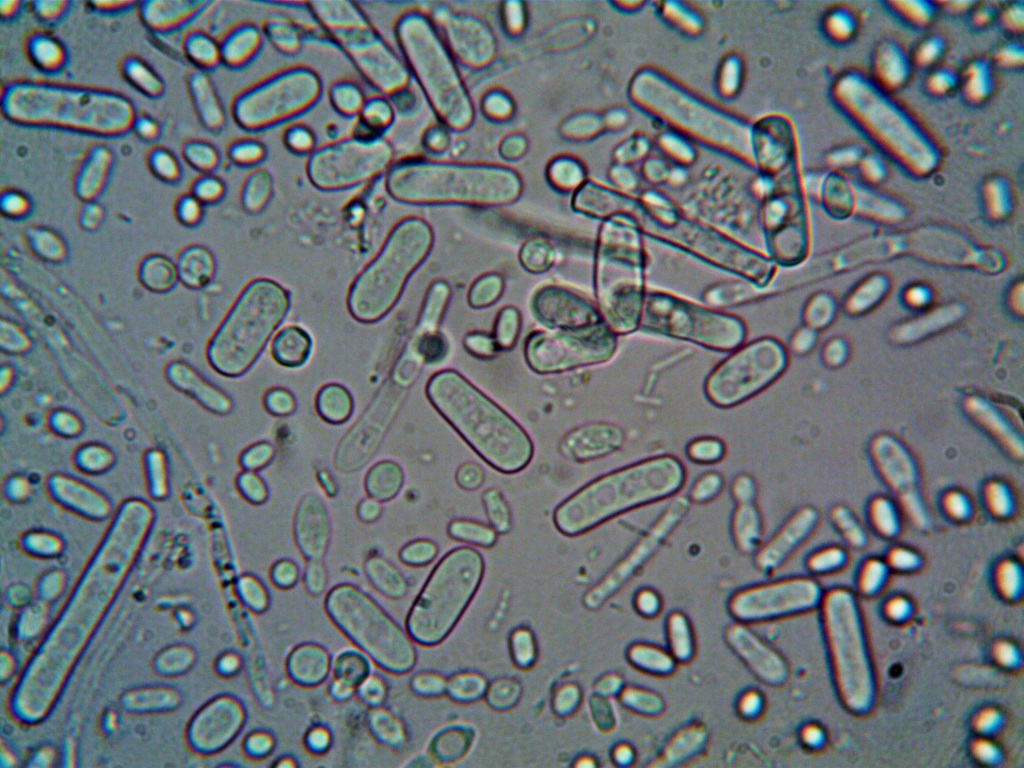
#> input picture Dataset/bacteria_dataset/Bacillus.jpg, 4096 x 3072 px (shown at 1/4 size)
$ python -i view.py   (imports and definitions only)
#> lines starting #> are read from the running program, lines starting #| are printed output that depends on the picture
import numpy as np
import matplotlib.pyplot as plt
from matplotlib.widgets import Button, TextBox
from sklearn.metrics.pairwise import cosine_similarity
from tkinter import Tk, filedialog
import cv2
import os

# --- Load Dataset ---
npz_path = r"program/micro_dataset.npz"
# [1 line not run here, left out]
# [1 line that did not run here, left out]
# [1 line that did not run here, left out]

# --- Image Feature Extraction Parameters ---
img_size = (224, 224)

def extract_features(image):
    image_resized = cv2.resize(image, img_size)
    hist = cv2.calcHist([image_resized], [0, 1, 2], None, [8, 8, 8],
                        [0, 256, 0, 256, 0, 256])
    hist = cv2.normalize(hist, hist).flatten()
    return hist

# --- Precompute Features ---
# [1 line that did not run here, left out]

# --- Initial Setup ---
# [1 line that did not run here, left out]
# [1 line that did not run here, left out]
index = {"value": 0}

# --- Plot Setup ---
fig, ax = plt.subplots()
# [1 line not run here, left out]
# [1 line that did not run here, left out]
# [1 line not run here, left out]

# --- Label Formatter ---
# [5 lines left out: function get_label_text, not called in this run]

# --- Set Initial Title ---
# [1 line that did not run here, left out]
# [1 line that did not run here, left out]

# --- UI Elements ---
ax_prev = plt.axes([0.2, 0.17, 0.15, 0.07])
btn_prev = Button(ax_prev, 'Previous')

ax_next = plt.axes([0.65, 0.17, 0.15, 0.07])
btn_next = Button(ax_next, 'Next')

ax_box = plt.axes([0.1, 0.08, 0.4, 0.06])
text_box = TextBox(ax_box, "Label :", initial="")

ax_search = plt.axes([0.52, 0.08, 0.15, 0.06])
btn_search = Button(ax_search, "Search")

ax_compare = plt.axes([0.7, 0.08, 0.15, 0.06])
btn_compare = Button(ax_compare, "Compare")

# --- Update Display ---
# [70 lines left out: functions update_display, next_image, prev_image, filter_images, compare_image, not called in this run]

# --- Connect Buttons ---
# [6 lines not run here, left out]

>>> import cv2
>>> picture = cv2.imread('../Dataset/bacteria_dataset/Bacillus.jpg')
#> picture is the input picture: shape (3072, 4096, 3); mean B, G, R 118.2, 114.3, 105.7
>>> result = extract_features(picture)
#> in extract_features, `image_resized = cv2.resize(image, img_size)`:
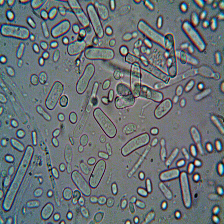
#> image_resized: shape (224, 224, 3); mean B, G, R 118, 114.2, 105.5
#> in extract_features, `hist = cv2.normalize(hist, hist).flatten()`: hist = 512 values, max 0.759 at index 219, min 0 at index 5, mean 0.00756
#> result has the same summary as hist in extract_features
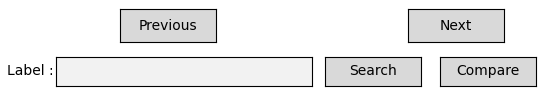
#> figure drawn by matplotlib, 1 panel
